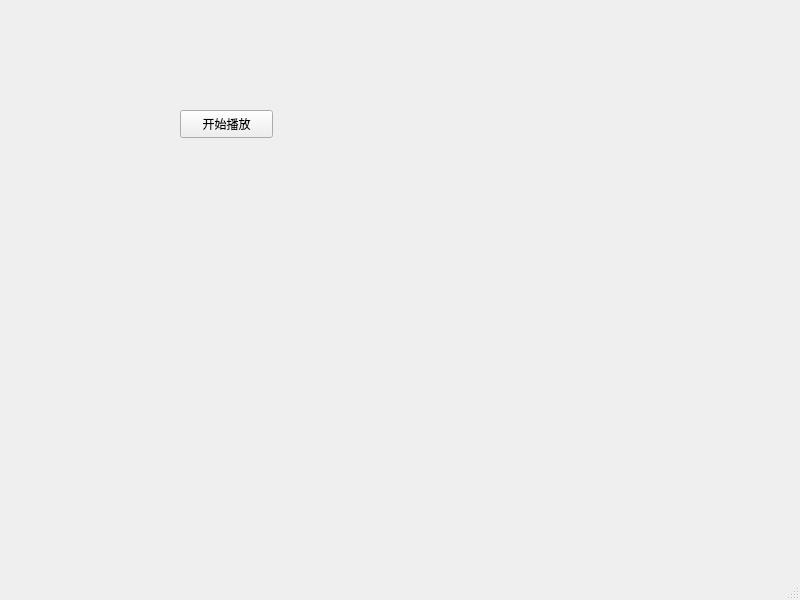
<?xml version="1.0" encoding="UTF-8"?>
<ui version="4.0">
 <class>MainWindow</class>
 <widget class="QMainWindow" name="MainWindow">
  <property name="geometry">
   <rect>
    <x>0</x>
    <y>0</y>
    <width>800</width>
    <height>600</height>
   </rect>
  </property>
  <property name="windowTitle">
   <string>MainWindow</string>
  </property>
  <widget class="QWidget" name="centralwidget">
   <widget class="QPushButton" name="playButton">
    <property name="geometry">
     <rect>
      <x>180</x>
      <y>110</y>
      <width>93</width>
      <height>28</height>
     </rect>
    </property>
    <property name="text">
     <string>开始播放</string>
    </property>
   </widget>
  </widget>
  <widget class="QMenuBar" name="menubar">
   <property name="geometry">
    <rect>
     <x>0</x>
     <y>0</y>
     <width>800</width>
     <height>26</height>
    </rect>
   </property>
  </widget>
  <widget class="QStatusBar" name="statusbar"/>
 </widget>
 <resources/>
 <connections/>
</ui>
